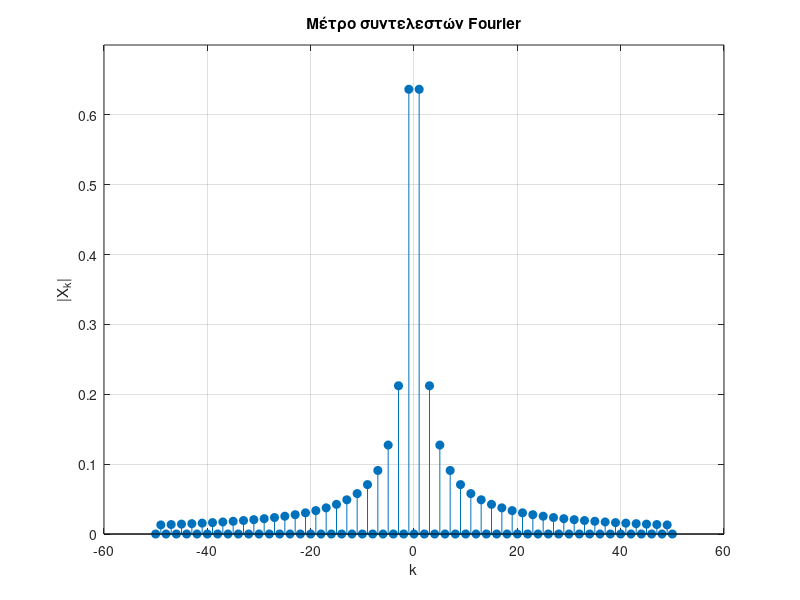
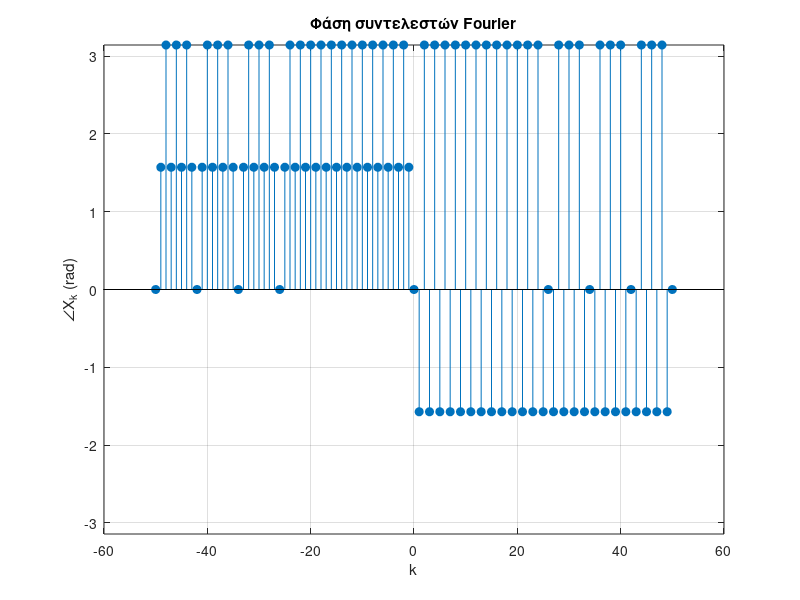

MATLAB code for these plots, in order: (Note: this script raises an error after producing the figures.)
%% Signals and Systems Laboratory 4
%           Exercise 3
%           Fourier Series

clear;
clc;

%% Ερώτημα Α
T = 1;
dt = 0.001;
t = 0:dt:1;
x = zeros(size(t));

% Ορισμός του σήματος
x(t > 0 & t < 0.5)  = 1;
x(t > 0.5 & t < 1)  = -1;

%% Ερώτημα Β
% Δείκτες Fourier
k = -50:50;

% Αρχικοποίηση πίνακα συντελεστών
X = zeros(size(k));

% Υπολογισμός συντελεστών
for i = 1:length(k)
    if k(i) ~= 0
        X(i) = (1./(1j*pi*k(i))) * (1 - exp(-1j*pi*k(i)));
    else
        X(i) = 0;   % X_0 = 0
    end
end

figure(1);
stem(k, abs(X), 'filled');
grid on;
xlabel('k');
ylabel('|X_k|');
title('Μέτρο συντελεστών Fourier');
ylim([0 0.7]);

figure(2);
stem(k, angle(X), 'filled');
grid on;
xlabel('k');
ylabel('∠X_k (rad)');
title('Φάση συντελεστών Fourier');
ylim([-pi pi]);

%% Ερώτημα Γ
P_total = sum(abs(X).^2);
disp(P_total);
K_vals = [1 3 5 10 20 50];
power_ratio = zeros(size(K_vals));

for i = 1:length(K_vals)
    K = K_vals(i);
    idx = (k >= -K & k <= K);
    power_ratio(i) = sum(abs(X(idx)).^2);
end

% Εμφάνιση αποτελεσμάτων
table(K_vals.', power_ratio.', ...
    'VariableNames', {'K', 'Ποσοστό_Ισχύος'})
